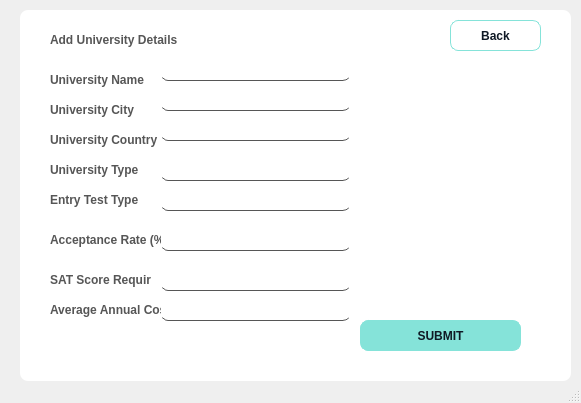
<?xml version="1.0" encoding="UTF-8"?>
<ui version="4.0">
 <class>MainWindow</class>
 <widget class="QMainWindow" name="MainWindow">
  <property name="geometry">
   <rect>
    <x>0</x>
    <y>0</y>
    <width>581</width>
    <height>403</height>
   </rect>
  </property>
  <property name="windowTitle">
   <string>Edit University Details</string>
  </property>
  <property name="styleSheet">
   <string notr="true">QMainWindow {
	
	border-image: url(GUI_Elements/bg image.png);
}
QLabel {
  color: #464d55;
  font-weight: 600;
}
QLabel#heading {
  color: #0f1925;
  font-size: 18px;
  margin-bottom: 10px;
}

QLabel#subheading {
  color: #0f1925;
  font-size: 12px;
  font-weight: normal;
  margin-bottom: 10px;
}
QLineEdit {
  background: transparent;
  color: rgb(86, 86, 86);
  border-bottom: 1px solid rgb(86, 86, 86);
}

QPushButton {
  background-color: #85E3D9;
  color: #0f1925;
  font-weight: 600;
  border-radius: 8px;
  border: 1px solid #85E3D9;
  padding: 5px 15px;
  margin-top: 10px;
  outline: 0px;
}
QPushButton:hover,
QPushButton:focus {
  background-color: #85E3D9;
  border: 3px solid #85E3D9;
}
</string>
  </property>
  <widget class="QWidget" name="centralwidget">
   <widget class="QFrame" name="frame">
    <property name="geometry">
     <rect>
      <x>20</x>
      <y>10</y>
      <width>551</width>
      <height>371</height>
     </rect>
    </property>
    <property name="styleSheet">
     <string notr="true">background-color: rgb(255, 255, 255);
border-radius: 8px;</string>
    </property>
    <property name="frameShape">
     <enum>QFrame::StyledPanel</enum>
    </property>
    <property name="frameShadow">
     <enum>QFrame::Raised</enum>
    </property>
    <widget class="QLabel" name="label_3">
     <property name="geometry">
      <rect>
       <x>30</x>
       <y>20</y>
       <width>421</width>
       <height>20</height>
      </rect>
     </property>
     <property name="styleSheet">
      <string notr="true">font: 75 16pt &quot;MS Shell Dlg 2&quot;;

color: rgb(86, 86, 86);</string>
     </property>
     <property name="text">
      <string>Add University Details</string>
     </property>
    </widget>
    <widget class="QLineEdit" name="UniName">
     <property name="enabled">
      <bool>true</bool>
     </property>
     <property name="geometry">
      <rect>
       <x>140</x>
       <y>50</y>
       <width>191</width>
       <height>21</height>
      </rect>
     </property>
     <property name="styleSheet">
      <string notr="true">background:transparent;</string>
     </property>
     <property name="text">
      <string/>
     </property>
     <property name="placeholderText">
      <string/>
     </property>
    </widget>
    <widget class="QLabel" name="label_4">
     <property name="geometry">
      <rect>
       <x>30</x>
       <y>60</y>
       <width>101</width>
       <height>20</height>
      </rect>
     </property>
     <property name="styleSheet">
      <string notr="true">font: 75 8pt &quot;MS Shell Dlg 2&quot;;
color: rgb(86, 86, 86);</string>
     </property>
     <property name="text">
      <string>University Name</string>
     </property>
    </widget>
    <widget class="QLabel" name="label_5">
     <property name="geometry">
      <rect>
       <x>30</x>
       <y>90</y>
       <width>111</width>
       <height>20</height>
      </rect>
     </property>
     <property name="styleSheet">
      <string notr="true">font: 75 8pt &quot;MS Shell Dlg 2&quot;;
color: rgb(86, 86, 86);</string>
     </property>
     <property name="text">
      <string>University City</string>
     </property>
    </widget>
    <widget class="QLineEdit" name="UniCity">
     <property name="enabled">
      <bool>true</bool>
     </property>
     <property name="geometry">
      <rect>
       <x>140</x>
       <y>80</y>
       <width>191</width>
       <height>21</height>
      </rect>
     </property>
     <property name="styleSheet">
      <string notr="true">background:transparent;</string>
     </property>
     <property name="text">
      <string/>
     </property>
     <property name="placeholderText">
      <string/>
     </property>
    </widget>
    <widget class="QLabel" name="label_6">
     <property name="geometry">
      <rect>
       <x>30</x>
       <y>120</y>
       <width>111</width>
       <height>20</height>
      </rect>
     </property>
     <property name="styleSheet">
      <string notr="true">font: 75 8pt &quot;MS Shell Dlg 2&quot;;
color: rgb(86, 86, 86);</string>
     </property>
     <property name="text">
      <string>University Country</string>
     </property>
    </widget>
    <widget class="QLabel" name="label_8">
     <property name="geometry">
      <rect>
       <x>30</x>
       <y>150</y>
       <width>101</width>
       <height>20</height>
      </rect>
     </property>
     <property name="styleSheet">
      <string notr="true">font: 75 8pt &quot;MS Shell Dlg 2&quot;;
color: rgb(86, 86, 86);</string>
     </property>
     <property name="text">
      <string>University Type</string>
     </property>
    </widget>
    <widget class="QLabel" name="label_9">
     <property name="geometry">
      <rect>
       <x>30</x>
       <y>180</y>
       <width>101</width>
       <height>20</height>
      </rect>
     </property>
     <property name="styleSheet">
      <string notr="true">font: 75 8pt &quot;MS Shell Dlg 2&quot;;
color: rgb(86, 86, 86);</string>
     </property>
     <property name="text">
      <string>Entry Test Type</string>
     </property>
    </widget>
    <widget class="QLabel" name="label_12">
     <property name="geometry">
      <rect>
       <x>30</x>
       <y>220</y>
       <width>111</width>
       <height>20</height>
      </rect>
     </property>
     <property name="styleSheet">
      <string notr="true">font: 75 8pt &quot;MS Shell Dlg 2&quot;;
color: rgb(86, 86, 86);</string>
     </property>
     <property name="text">
      <string>Acceptance Rate (%)</string>
     </property>
    </widget>
    <widget class="QLineEdit" name="UniCountry">
     <property name="enabled">
      <bool>true</bool>
     </property>
     <property name="geometry">
      <rect>
       <x>140</x>
       <y>110</y>
       <width>191</width>
       <height>21</height>
      </rect>
     </property>
     <property name="styleSheet">
      <string notr="true">background:transparent;</string>
     </property>
     <property name="text">
      <string/>
     </property>
     <property name="placeholderText">
      <string/>
     </property>
    </widget>
    <widget class="QLabel" name="label_10">
     <property name="geometry">
      <rect>
       <x>30</x>
       <y>260</y>
       <width>101</width>
       <height>20</height>
      </rect>
     </property>
     <property name="styleSheet">
      <string notr="true">font: 75 8pt &quot;MS Shell Dlg 2&quot;;
color: rgb(86, 86, 86);</string>
     </property>
     <property name="text">
      <string>SAT Score Required</string>
     </property>
    </widget>
    <widget class="QLabel" name="label_11">
     <property name="geometry">
      <rect>
       <x>30</x>
       <y>290</y>
       <width>111</width>
       <height>20</height>
      </rect>
     </property>
     <property name="styleSheet">
      <string notr="true">font: 75 8pt &quot;MS Shell Dlg 2&quot;;
color: rgb(86, 86, 86);</string>
     </property>
     <property name="text">
      <string>Average Annual Cost</string>
     </property>
    </widget>
    <widget class="QLineEdit" name="UniType">
     <property name="enabled">
      <bool>true</bool>
     </property>
     <property name="geometry">
      <rect>
       <x>140</x>
       <y>150</y>
       <width>191</width>
       <height>21</height>
      </rect>
     </property>
     <property name="styleSheet">
      <string notr="true">background:transparent;</string>
     </property>
     <property name="text">
      <string/>
     </property>
     <property name="placeholderText">
      <string/>
     </property>
    </widget>
    <widget class="QLineEdit" name="UniTest">
     <property name="enabled">
      <bool>true</bool>
     </property>
     <property name="geometry">
      <rect>
       <x>140</x>
       <y>180</y>
       <width>191</width>
       <height>21</height>
      </rect>
     </property>
     <property name="styleSheet">
      <string notr="true">background:transparent;</string>
     </property>
     <property name="text">
      <string/>
     </property>
     <property name="placeholderText">
      <string/>
     </property>
    </widget>
    <widget class="QLineEdit" name="UniAccept">
     <property name="enabled">
      <bool>true</bool>
     </property>
     <property name="geometry">
      <rect>
       <x>140</x>
       <y>220</y>
       <width>191</width>
       <height>21</height>
      </rect>
     </property>
     <property name="styleSheet">
      <string notr="true">background:transparent;</string>
     </property>
     <property name="text">
      <string/>
     </property>
     <property name="placeholderText">
      <string/>
     </property>
    </widget>
    <widget class="QLineEdit" name="UniSAT">
     <property name="enabled">
      <bool>true</bool>
     </property>
     <property name="geometry">
      <rect>
       <x>140</x>
       <y>260</y>
       <width>191</width>
       <height>21</height>
      </rect>
     </property>
     <property name="styleSheet">
      <string notr="true">background:transparent;</string>
     </property>
     <property name="text">
      <string/>
     </property>
     <property name="placeholderText">
      <string/>
     </property>
    </widget>
    <widget class="QLineEdit" name="UniCost">
     <property name="enabled">
      <bool>true</bool>
     </property>
     <property name="geometry">
      <rect>
       <x>140</x>
       <y>290</y>
       <width>191</width>
       <height>21</height>
      </rect>
     </property>
     <property name="styleSheet">
      <string notr="true">background:transparent;</string>
     </property>
     <property name="text">
      <string/>
     </property>
     <property name="placeholderText">
      <string/>
     </property>
    </widget>
    <widget class="QPushButton" name="backbutton">
     <property name="geometry">
      <rect>
       <x>430</x>
       <y>0</y>
       <width>91</width>
       <height>41</height>
      </rect>
     </property>
     <property name="styleSheet">
      <string notr="true">QPushButton:hover,
QPushButton:focus {
	
  color: rgb(255, 255, 255);
  background-color: #85E3D9;
  border: 3px solid #85E3D9;
}</string>
     </property>
     <property name="text">
      <string>Back</string>
     </property>
    </widget>
   </widget>
   <widget class="QLabel" name="label_2">
    <property name="geometry">
     <rect>
      <x>460</x>
      <y>150</y>
      <width>351</width>
      <height>291</height>
     </rect>
    </property>
    <property name="styleSheet">
     <string notr="true">image: url(GUI_Elements/2.png);</string>
    </property>
    <property name="text">
     <string/>
    </property>
   </widget>
   <widget class="QPushButton" name="addsubmit_button">
    <property name="geometry">
     <rect>
      <x>360</x>
      <y>310</y>
      <width>161</width>
      <height>41</height>
     </rect>
    </property>
    <property name="styleSheet">
     <string notr="true">QPushButton:hover,
QPushButton:focus {
	
  color: rgb(255, 255, 255);
  background-color: #85E3D9;
  border: 3px solid #85E3D9;
}</string>
    </property>
    <property name="text">
     <string>SUBMIT</string>
    </property>
   </widget>
  </widget>
  <widget class="QMenuBar" name="menubar">
   <property name="geometry">
    <rect>
     <x>0</x>
     <y>0</y>
     <width>581</width>
     <height>18</height>
    </rect>
   </property>
  </widget>
  <widget class="QStatusBar" name="statusbar"/>
 </widget>
 <resources>
  <include location="GUI Elements/AddUni.qrc"/>
 </resources>
 <connections/>
</ui>
